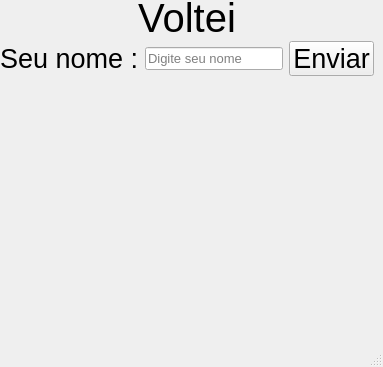
<?xml version="1.0" encoding="UTF-8"?>
<ui version="4.0">
 <class>MainWindow</class>
 <widget class="QMainWindow" name="MainWindow">
  <property name="geometry">
   <rect>
    <x>0</x>
    <y>0</y>
    <width>383</width>
    <height>367</height>
   </rect>
  </property>
  <property name="windowTitle">
   <string>MainWindow</string>
  </property>
  <widget class="QWidget" name="centralwidget">
   <widget class="QWidget" name="gridLayoutWidget">
    <property name="geometry">
     <rect>
      <x>0</x>
      <y>0</y>
      <width>374</width>
      <height>76</height>
     </rect>
    </property>
    <property name="font">
     <font>
      <pointsize>20</pointsize>
     </font>
    </property>
    <layout class="QGridLayout" name="gridLayout">
     <item row="0" column="0">
      <widget class="QLabel" name="labelResult">
       <property name="font">
        <font>
         <pointsize>30</pointsize>
        </font>
       </property>
       <property name="text">
        <string>Voltei</string>
       </property>
       <property name="alignment">
        <set>Qt::AlignCenter</set>
       </property>
      </widget>
     </item>
     <item row="1" column="0">
      <layout class="QGridLayout" name="gridLayout_3">
       <item row="0" column="1">
        <widget class="QLineEdit" name="lineName">
         <property name="font">
          <font>
           <pointsize>10</pointsize>
          </font>
         </property>
         <property name="alignment">
          <set>Qt::AlignLeading|Qt::AlignLeft|Qt::AlignVCenter</set>
         </property>
         <property name="placeholderText">
          <string>Digite seu nome</string>
         </property>
        </widget>
       </item>
       <item row="0" column="0">
        <widget class="QLabel" name="label">
         <property name="font">
          <font>
           <pointsize>20</pointsize>
          </font>
         </property>
         <property name="text">
          <string>Seu nome :</string>
         </property>
        </widget>
       </item>
       <item row="0" column="2">
        <widget class="QPushButton" name="buttonSend">
         <property name="font">
          <font>
           <pointsize>20</pointsize>
          </font>
         </property>
         <property name="text">
          <string>Enviar</string>
         </property>
        </widget>
       </item>
      </layout>
     </item>
    </layout>
   </widget>
  </widget>
  <widget class="QMenuBar" name="menubar">
   <property name="geometry">
    <rect>
     <x>0</x>
     <y>0</y>
     <width>383</width>
     <height>18</height>
    </rect>
   </property>
  </widget>
  <widget class="QStatusBar" name="statusbar"/>
 </widget>
 <resources/>
 <connections/>
</ui>
